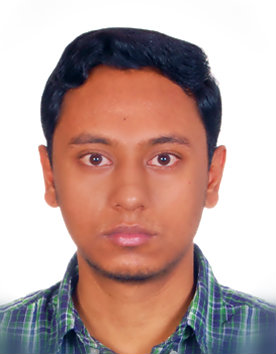
%> input picture shyam/MP1/shyam.jpg, 276 x 354 px
$ octave --eval "l1_47;"   (GNU Octave 9; MATLAB toolbox functions it lacks are replaced by stand-ins)
%> lines starting %> are read from the running program, lines starting %| are printed output that depends on the picture
### shyam/MP1/gen2.m
function I = gen2(s,v)
I = zeros(s);
n = s;
for m = 1:s
    I(m,n) = v;
    n = n-1;
end
I;
end


### shyam/MP1/gen.m
function I = gen(s, v)
I = zeros(s);
i = uint8(s/2);
for m = 1:s
    for n = 1:s
        if (n~=i)
           continue;
        else
%             if (i==s)
%                 I(m,1) = 1;
%             end
            I(m,n) = v;
        end
    end
    i = i+1;
    if (i>s)
        i=1;
    end
end


### shyam/MP1/l1_47.m

function l1_47()
my_image = uint8(imread('shyam.jpg'));
%> my_image is the input picture: size 354x276x3 uint8; mean R, G, B 189.7, 163.5, 158.2
figure
subplot(2,2,1);
imshow(my_image);
title('input');
image_resized = double(imresize(my_image,[50 50]));
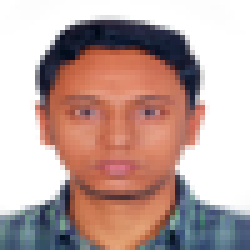
%> image_resized: size 50x50x3 double (shown 5 times larger); mean R, G, B 189.6, 163.3, 158.1

[H,V,P] = size(image_resized);
%> H = 50; V = 50; P = 3
HH = gen2(H,1);
%> after the loop in gen2, `for m = 1:s`:
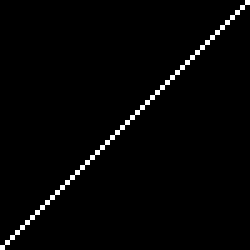
%> I: size 50x50 double (shown 5 times larger); values 0 (black) and 1 (white), 2% white in thin lines or dots


subplot(2,2,2);
imshow(HH);


VV = gen(V,1);
%> after the loop in gen, `for m = 1:s`:
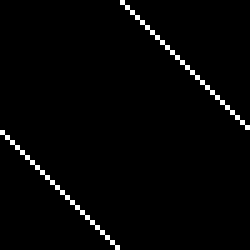
%> I: size 50x50 double (shown 5 times larger); values 0 (black) and 1 (white), 2% white in thin lines or dots


subplot(2,2,3);
imshow(VV);


diagI = diag([1,0,1]);

% kronValue = kron(kron(diagI,HH),VV);
kronValueHHVV = kron(HH,VV);
kronValue = kron(diagI,kronValueHHVV);

vec_image = image_resized(:);
%> vec_image = 7500 values, max 255 at index 1, min 0 at index 957, mean 170.3
final_vec = uint8(kronValue*vec_image);
%> final_vec = 7500 values, max 255 at index 1, min 0 at index 1533, mean 115.9
final_image = reshape(final_vec,H,V,P);
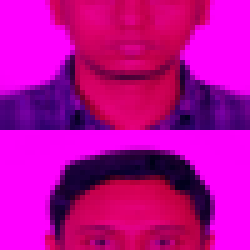
%> final_image: size 50x50x3 uint8 (shown 5 times larger); mean R, G, B 189.6, 0, 158.1

subplot(2,2,4);
imshow(final_image);
title('final output');
